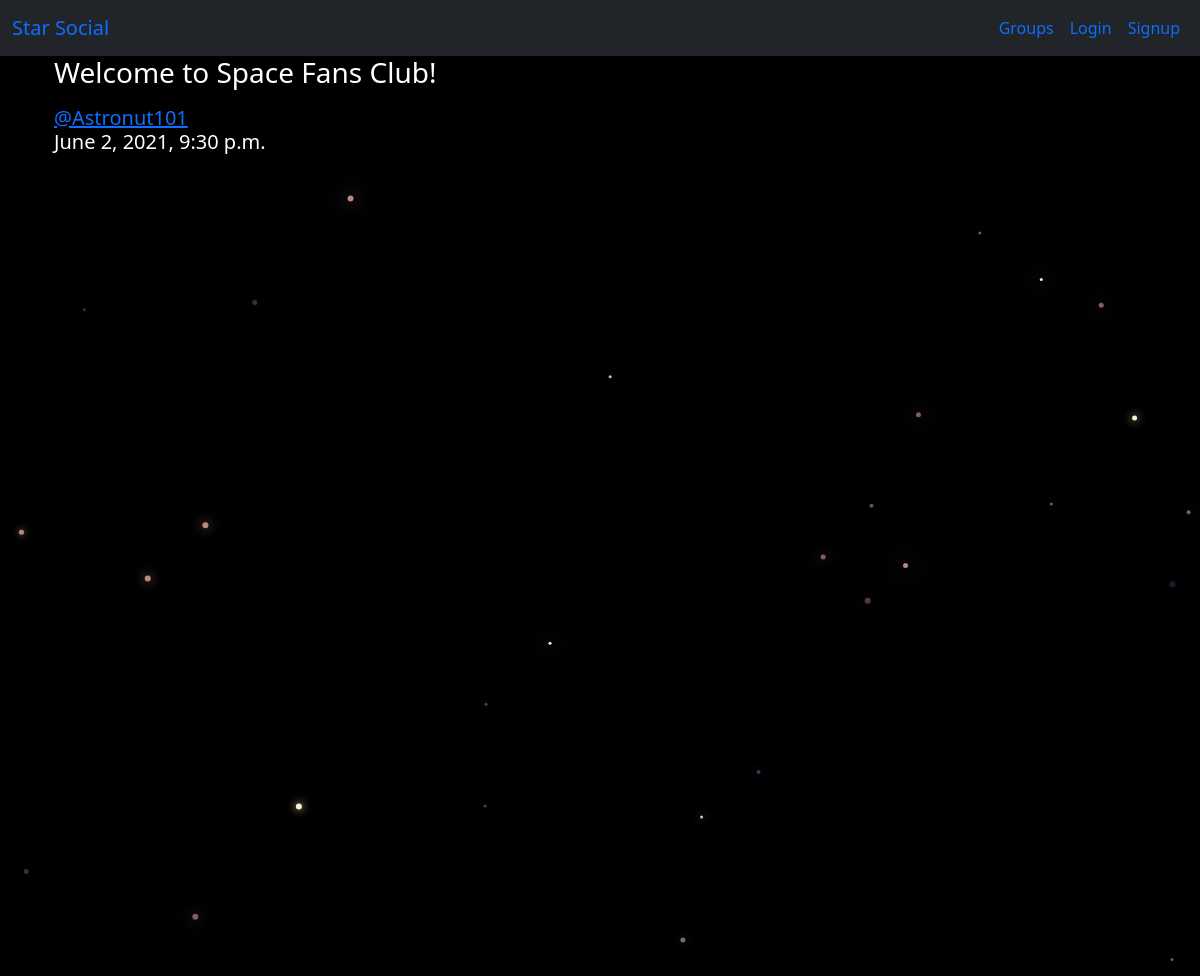
Screenshot of /posts/by/Astronut101/2/ with the database file from the repository.
### posts/models.py (models this page shows, shortened)
class Post(models.Model):
    user = models.ForeignKey(User,related_name='posts',on_delete=models.CASCADE)
    created_at = models.DateTimeField(auto_now=True)
    message = models.TextField()
    message_html = models.TextField(editable=False)
    group = models.ForeignKey(Group,related_name='posts',null=True,blank=True,on_delete=models.CASCADE)
    class Meta:
        ordering = ['-created_at']
        unique_together = ['user','message']

### posts/views.py (the view)
# urls.py: path('by/<username>/<int:pk>/',views.PostDetail.as_view(),name='single'),
class PostDetail(SelectRelatedMixin,generic.DetailView):
    model = models.Post
    select_related = ('user','group')
    def get_queryset(self):
        queryset = super().get_queryset()
        return queryset.filter(user__username__iexact=self.kwargs.get('username'))

### posts/templates/posts/post_detail.html
{% extends 'posts/post_base.html' %}
{% block post_content %}
<div class="col-md-8">
  {% include 'posts/_post.html' %}
</div>
{% endblock %}

### posts/templates/posts/_post.html (shortened to what this page needs)
<div class="post media">
  <h3>{{post.message_html|safe}}</h3>
  <div class="media-body">
    <h5 class="media-heading">
    <span class="username">
      <a href="{% url 'posts:for_user' username=post.user.username %}">@{{ post.user.username }}</a>
    </span>
    <time class="time">
      <p>{{ post.created_at }}</p>
    </time>
    </h5>
  </div>
</div>

### static/social_project/css/master.css (style rules this page uses)
body { margin: 0; overflow: hidden; background-color: black; color:white; }

### rows the page displays
Post: message_html "Welcome to Space Fans Club!", user.username "Astronut101", created_at "June 2, 2021, 9:30 p.m."
